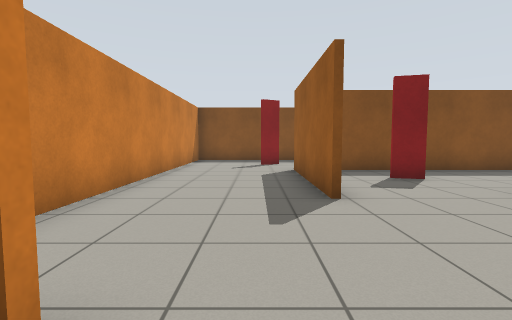
view 1 (above)

15 first-person views from a walk through a Gazebo world. The camera is 0.94 m above the floor, tilts 4° down and sees 85° across. The floor is counted in squares, 1 m on a side. Each view is taken from the middle of a square. On the plan, view 1 faces up. The plan holds only what a view shows up to about 11 squares ahead; the rest is blank.

view 2
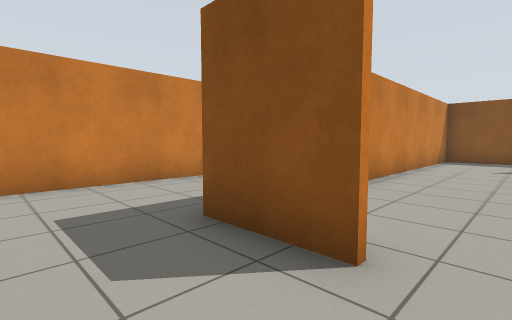

view 3
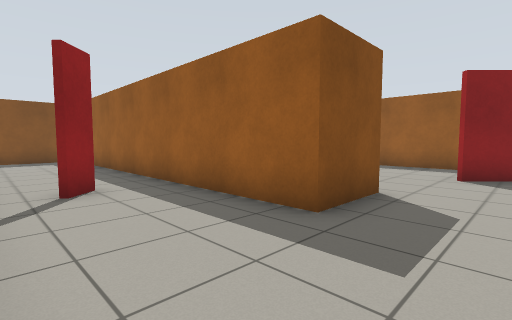

view 4
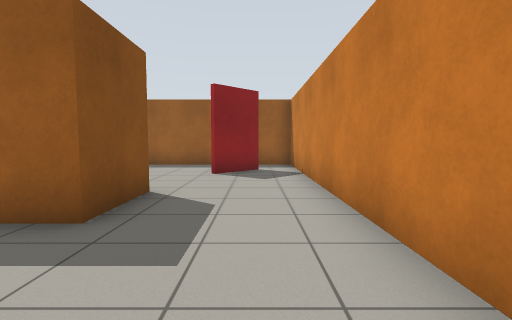

view 5
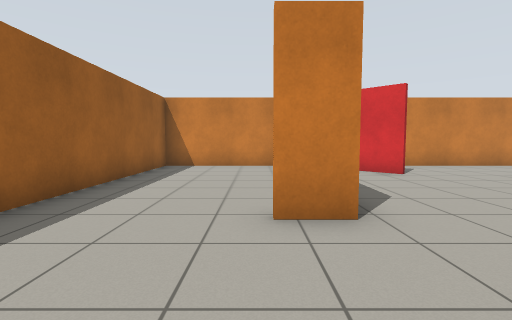

view 6
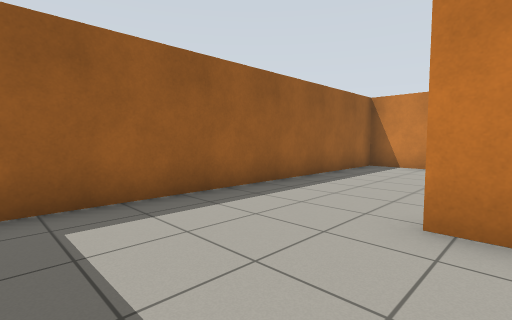

view 7
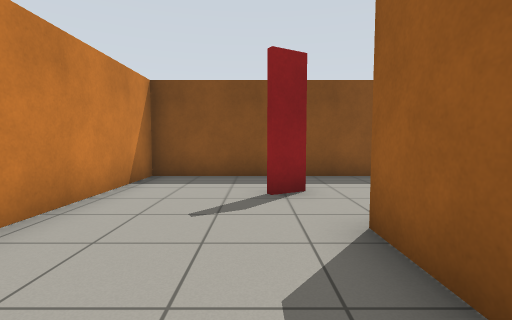

view 8
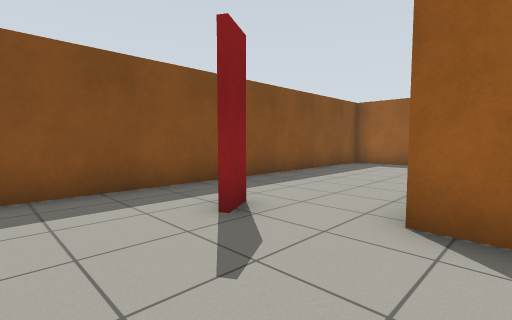

view 9
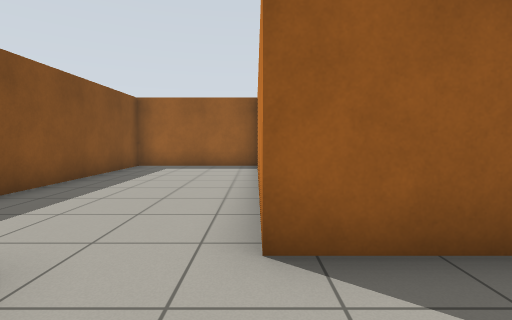

view 10
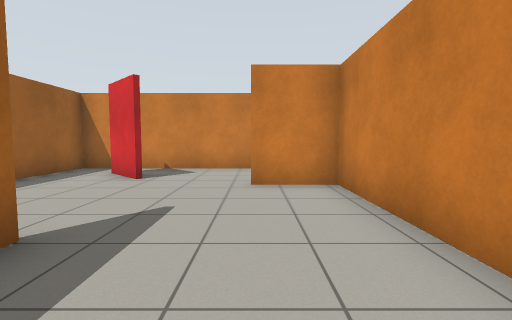

view 11
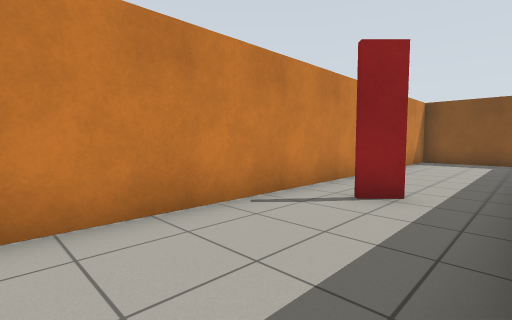

view 12
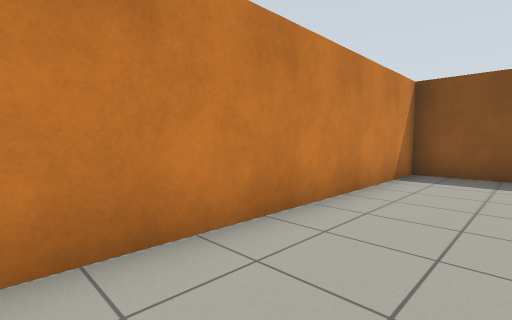

view 13
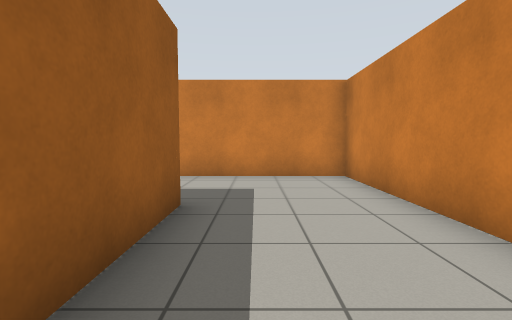

view 14
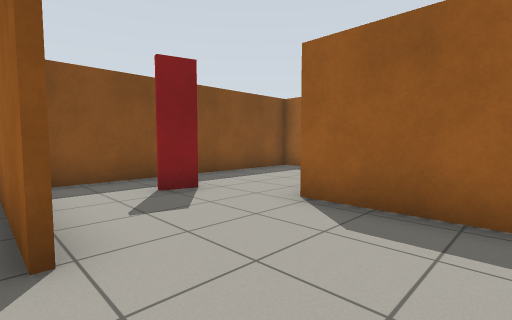

view 15
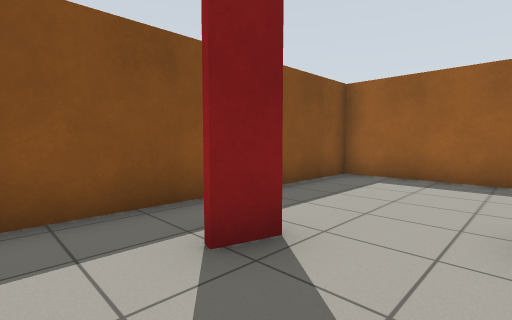

### Floor plan
Ten units are one square. View 1 is at (0, 0); x grows to the right and y downward. Boxes are objects, and circles mark ways between rooms. Rooms are numbered by the first view taken in them; rooms with no view inside come last. Other rooms are left out.
<svg viewBox="-68 -139 167 167">
<path fill="none" stroke="#000" d="M-9 -10 -29 -10 -29 -107M30 11 18 -2M-35 -134 -63 -134 -63 23 36 23M42 -67 33 -69M12 -44 12 -89 39 -89M94 -88 20 -88M18 -3 31 10M36 23 48 23 48 -47 59 -47M52 23 93 23 93 -134 -27 -134 -27 -11 -9 -11"/>
<circle cx="25" cy="20" r="3" fill="#2a7"/>
<circle cx="5" cy="-5" r="3" fill="#2a7"/>
<text x="-40" y="-40">1</text>
<text x="40" y="-60">2</text>
</svg>
Room 1 opens to room 2.

Where each view was taken, in squares from view 1:
view 1: 0 up, 0 right, facing up
view 2: 1 down, 0 right, facing up-left
view 3: 1 down, 6 left, facing up-right
view 4: 1 down, 6 left, facing right
view 5: 8 up, 6 right, facing down
view 6: 8 up, 5 right, facing down-right
view 7: 6 up, 0 right, facing up
view 8: 8 up, 2 left, facing up-right
view 9: 9 up, 1 left, facing right
view 10: 7 up, 1 left, facing down
view 11: 0 up, 3 left, facing up-left
view 12: 5 up, 4 left, facing up-left
view 13: 5 up, 4 left, facing down
view 14: 2 up, 1 right, facing up-right
view 15: 5 up, 2 right, facing up-right
